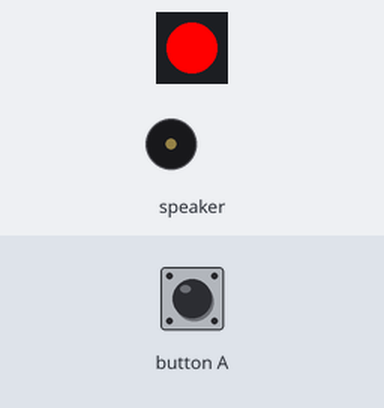
Recording of a program running on a simulated Calliope mini (MakeCode). Shown: 1 RGB LEDs in strip order, left to right, buzzer (waves = sounding). The test bench sets the inputs (shaded band).

Above: at 1.2 s.
1.3 s: button A pressed for 0.15 s
At 7.4 s:
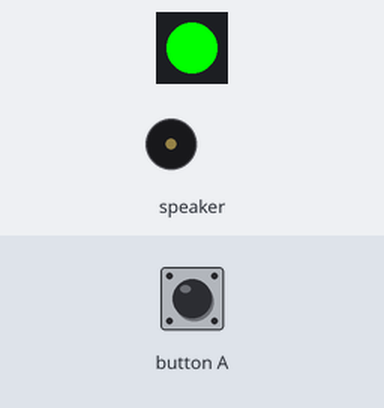
Timing chart, 0 to 13.9 s (numbered marks = the images above; inputs shaded):
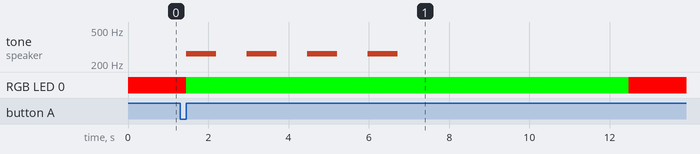

The program:

main.ts
```typescript
// Dieser Teil wird nur dann aktiv, wenn du den Knopf A auf dem Calliope drückst.
input.onButtonEvent(Button.A, input.buttonEventClick(), function () {
    basic.setLedColor(0x00ff00)
    music.playMelody("C - C - C - C - ", 80)
    // Hier wartet der Calliope 5 Sekunden (= 5000 Millisekunden) bevor er das Licht wieder auf Rot stellt.
    basic.pause(5000)
    basic.setLedColor(0xff0000)
})
// Dieser Teil macht, dass wenn der Calliope eingesteckt wird, das Lichtsignal bereits auf Rot steht.
basic.setLedColor(0xff0000)
// Bei diesem Programm brauchen wir diesen Teil ausnahmsweise nicht.
basic.forever(function () {

})
```

test.ts
```typescript
// Hier kann man Tests durchführen; diese Datei wird nicht kompiliert, wenn dieses Paket als Erweiterung verwendet wird.
```

Measured:
- after the input at 1.3 s, tone on speaker: alternates 262 Hz for 0.75 s and silent for 0.76 s, 8 changes in all, then stays silent, starting after 0.15 s; RGB LED 0: RGB(255, 0, 0) → RGB(0, 255, 0) after 0.15 s, → RGB(255, 0, 0) 11.0 s later
